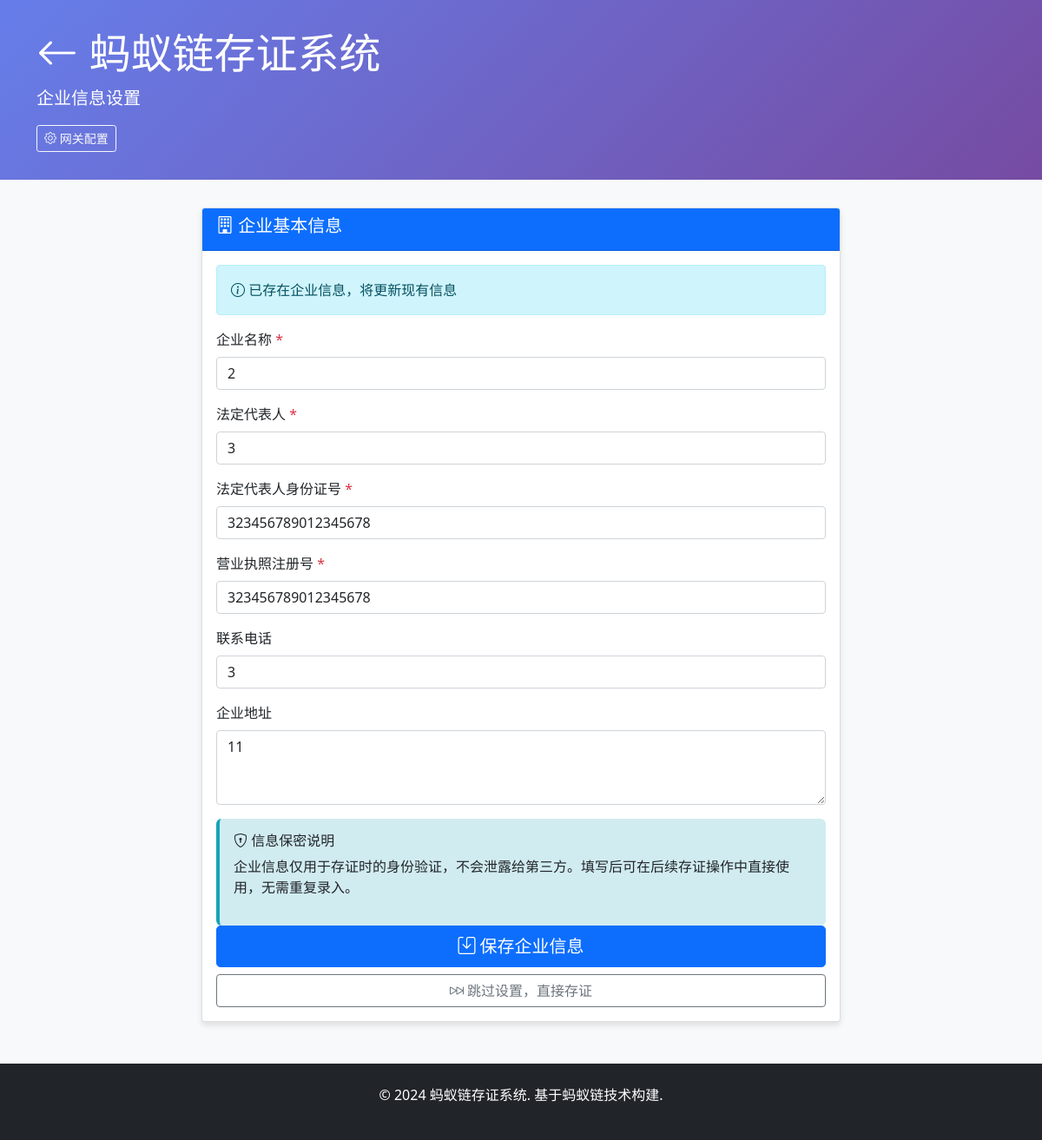
The app's page /enterprise with its own data.
### app_new_enterprise.py (models this page shows, shortened)
class EnterpriseInfo(db.Model):
    id = db.Column(db.Integer, primary_key=True)
    company_name = db.Column(db.String(200), nullable=False)
    legal_person = db.Column(db.String(100), nullable=False)
    legal_person_id = db.Column(db.String(100), nullable=False)
    company_id = db.Column(db.String(100), nullable=False)  # 统一社会信用代码
    mobile_no = db.Column(db.String(20))
    address = db.Column(db.String(500))
    create_time = db.Column(db.DateTime, default=datetime.utcnow)
    update_time = db.Column(db.DateTime, default=datetime.utcnow, onupdate=datetime.utcnow)

### app_new_enterprise.py (the view, shortened to what this page needs)
@app.route('/enterprise', methods=['GET', 'POST'])
def enterprise_info():
    enterprise = EnterpriseInfo.query.first()
    return render_template('enterprise_info.html', enterprise=enterprise)

### templates/enterprise_info.html (shortened to what this page needs)
<!DOCTYPE html>
<html lang="zh-CN">
<head>
    <link href="https://cdn.jsdelivr.net/npm/bootstrap@5.1.3/dist/css/bootstrap.min.css" rel="stylesheet">
    <link href="https://cdn.jsdelivr.net/npm/bootstrap-icons@1.7.2/font/bootstrap-icons.css" rel="stylesheet">
</head>
<body>
    <div class="header">
        <div class="container">
            <h1 class="display-5">
                <a href="{{ url_for('index') }}" class="text-white text-decoration-none">
                    <i class="bi bi-arrow-left"></i> 蚂蚁链存证系统
                </a>
            </h1>
            <p class="lead">企业信息设置</p>
            <div class="mt-2">
                <a href="{{ url_for('config') }}" class="btn btn-outline-light btn-sm">
                    <i class="bi bi-gear"></i> 网关配置
                </a>
            </div>
        </div>
    </div>
    <div class="container">
        <div class="row justify-content-center">
            <div class="col-md-8">
                <div class="card">
                    <div class="card-header bg-primary text-white">
                        <h5><i class="bi bi-building"></i> 企业基本信息</h5>
                    </div>
                    <div class="card-body">
                        {% if enterprise %}
                            <div class="alert alert-info mb-3">
                                <i class="bi bi-info-circle"></i> 已存在企业信息，将更新现有信息
                            </div>
                        {% else %}
                            <div class="alert alert-info mb-3">
                                <i class="bi bi-info-circle"></i> 首次设置企业信息，填写后可重复使用
                            </div>
                        {% endif %}
                        <form method="POST" id="enterpriseForm">
                            <div class="mb-3">
                                <label for="company_name" class="form-label">企业名称 <span class="text-danger">*</span></label>
                                <input type="text" class="form-control" id="company_name" name="company_name" required
                                    value="{{ enterprise.company_name if enterprise else '' }}"
                                    placeholder="请输入企业全称">
                            </div>
                            <div class="mb-3">
                                <label for="legal_person" class="form-label">法定代表人 <span class="text-danger">*</span></label>
                                <input type="text" class="form-control" id="legal_person" name="legal_person" required
                                    value="{{ enterprise.legal_person if enterprise else '' }}"
                                    placeholder="请输入法定代表人姓名">
                            </div>
                            <div class="mb-3">
                                <label for="legal_person_id" class="form-label">法定代表人身份证号 <span class="text-danger">*</span></label>
                                <input type="text" class="form-control" id="legal_person_id" name="legal_person_id" required
                                    value="{{ enterprise.legal_person_id if enterprise else '' }}"
                                    placeholder="请输入18位身份证号码">
                            </div>
                            <div class="mb-3">
                                <label for="company_id" class="form-label">营业执照注册号 <span class="text-danger">*</span></label>
                                <input type="text" class="form-control" id="company_id" name="company_id" required
                                    value="{{ enterprise.company_id if enterprise else '' }}"
                                    placeholder="请输入营业执照统一社会信用代码">
                            </div>
                            <div class="mb-3">
                                <label for="mobile_no" class="form-label">联系电话</label>
                                <input type="text" class="form-control" id="mobile_no" name="mobile_no"
                                    value="{{ enterprise.mobile_no if enterprise else '' }}"
                                    placeholder="请输入联系电话">
                            </div>
                            <div class="mb-3">
                                <label for="address" class="form-label">企业地址</label>
                                <textarea class="form-control" id="address" name="address" rows="3"
                                    placeholder="请输入企业注册地址">{{ enterprise.address if enterprise else '' }}</textarea>
                            </div>
                            <div class="info-note">
                                <h6><i class="bi bi-shield-lock"></i> 信息保密说明</h6>
                                <p>企业信息仅用于存证时的身份验证，不会泄露给第三方。填写后可在后续存证操作中直接使用，无需重复录入。</p>
                            </div>
                            <div class="d-grid gap-2">
                                <button type="submit" class="btn btn-primary btn-lg" id="submitBtn">
                                    <i class="bi bi-save"></i> 保存企业信息
                                </button>
                                {% if enterprise %}
                                    <a href="{{ url_for('index') }}" class="btn btn-outline-secondary">
                                        <i class="bi bi-skip-forward"></i> 跳过设置，直接存证
                                    </a>
                                {% endif %}
                            </div>
                        </form>
                    </div>
                </div>
            </div>
        </div>
    </div>
    <footer class="bg-dark text-white py-4 mt-5">
        <div class="container text-center">
            <p>&copy; 2024 蚂蚁链存证系统. 基于蚂蚁链技术构建.</p>
        </div>
    </footer>
</body>
</html>

### templates/enterprise_info.html (style rules this page uses)
body { background-color: #f8f9fa; }
.header { background: linear-gradient(135deg, #667eea 0%, #764ba2 100%); color: white; padding: 2rem 0; margin-bottom: 2rem; }
.card { box-shadow: 0 4px 6px rgba(0, 0, 0, 0.1); }
.info-note { background-color: #d1ecf1; border-left: 4px solid #17a2b8; padding: 1rem; margin-top: 1rem; border-radius: 0.375rem; }

### records on screen
EnterpriseInfo: company_name "2", legal_person "3", legal_person_id "323456789012345678", company_id "323456789012345678", mobile_no "3", address "11"
